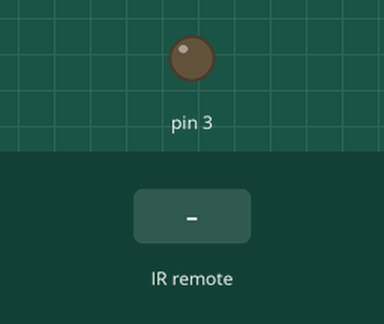
Bench run of a sketch on a simulated Arduino Uno, built with avr-gcc and run on an emulated ATmega328P. On the bench: output pins drawn as LEDs (lit = HIGH). The inputs (shaded band) are chosen by the test bench. What the sketch prints to the serial monitor is not drawn.

Above: at 1.2 s.
1.3 s: infrared code 0x175C75 received
Timing chart, 0 to 4.3 s (numbered marks = the images above; inputs shaded):
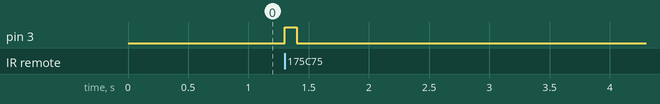

The sketch:

TesteIRreceiver.ino
```cpp
/*
 * TesteITreceiver - receives and decodes IR data, turning a LED on while receiving
 * An IR detector/demodulator must be connected to the input RECV_PIN.
 * July, 2015
 * Miguel Fonseca
 */

#include <IRremote.h>

int RECV_PIN = 11;
IRrecv irrecv(RECV_PIN);
decode_results results;

void setup()
{
  Serial.begin(9600);
  DDRD = DDRD | B00001000;
  irrecv.enableIRIn(); // Start the receiver
}

void loop() {
  if (irrecv.decode(&results)) {
    Serial.println(results.value,DEC);
    digitalWrite(3, HIGH);
    irrecv.resume(); // Receive the next value
  }
  delay(100);
  PORTD = B00000000;
}
```

morseaircraft.cpp
```cpp
/*
 * morseaircraft - Library to generate Morse code that identifies an aircraft's category.
 * Created by Miguel Saraiva Fonseca, December, 2015.
 * Released into the public domain.
 */

#include "Arduino.h"
#include "morseaircraft.h"

MorseAircraft::MorseAircraft(char type[])
{
	interval = 171; //define the period of each element of the morse code 171ms
	previousMillis = 0;
	if(type[0]=='U') //if aircraft is unmanned
	{
		switch(type[1]) //check type of aircraft to select correct Morse message which is converted to decimal to store in a 'long'
		{
			case 'A':
				message = 29813; //(0000000111010001110101 = UA)
				order = 21;
				number = 14;
				break;
			case 'B':
				message = 351349; //(00000001010101110001110101 = UB)
				order = 25;
				number = 15;
				break;
			case 'C':
				message = 1530997; //(0000000101110101110001110101 = UC)
				order = 27;
				number = 16;
				break;
			case 'D':
				message = 89205; //(000000010101110001110101 = UD)
				order = 23;
				number = 17;
				break;
			case 'E':
				message = 1141; //(000000010001110101 = UE)
				order = 17;
				number = 18;
				break;
			case 'H':
				message = 87157; //(000000010101010001110101 = UH)
				order = 23;
				number = 19;
				interval = 175; //special case, needs different interval
				break;
			case 'K':
				message = 482421; //(00000001110101110001110101 = UK)
				order = 25;
				number = 20;
				break;
			case 'L':
				message = 357493; //(00000001010111010001110101 = UL)
				order = 25;
				number = 21;
				break;
			case 'M':
				message = 121973; //(000000011101110001110101 = UM)
				order = 23;
				number = 22;
				break;
			case 'N':
				message = 23669; //(0000000101110001110101 = UN)
				order = 21;
				number = 23;
				break;
			case 'Q':
				message = 7724149; //(000000011101011101110001110101 = UQ)
				order = 29;
				number = 24;
				break;
			case 'R':
				message = 95349; //(000000010111010001110101 = UR)
				order = 23;
				number = 25;
				break;
			case 'S':
				message = 21621; //(0000000101010001110101 = US)
				order = 21;
				number = 26;
				break;
			case 'T':
				message = 7285; //(00000001110001110101 = UT)
				order = 19;
				number = 27;
				break;
		}
	}
	else //manned aircraft
	{
		switch(type[0])
		{
			case 'A':
				message = 29; //(000000011101 = A)
				order = 11;
				number = 0;
				break;
			case 'B':
				message = 343; //(0000000101010111 = B)
				order = 15;
				number = 1;
				break;
			case 'C':
				message = 1495; //(000000010111010111 = C)
				order = 17;
				number = 2;
				break;
			case 'D':
				message = 87; //(00000001010111 = D)
				order = 13;
				number = 3;
				break;
			case 'E':
				message = 1; //(00000001 = E)
				order = 7;
				number = 4;
				break;
			case 'H':
				message = 85; //(00000001010101 = H)
				order = 13;
				number = 5;
				break;
			case 'K':
				message = 471; //(0000000111010111 = K)
				order = 15;
				number = 6;
				break;
			case 'L':
				message = 349; //(0000000101011101 = L)
				order = 15;
				number = 7;
				break;
			case 'M':
				message = 119; //(00000001110111 = M)
				order = 13;
				number = 8;
				break;
			case 'N':
				message = 23; //(000000010111 = N)
				order = 11;
				number = 9;
				break;
			case 'Q':
				message = 7543; //(00000001110101110111 = Q)
				order = 19;
				number = 10;
				break;
			case 'R':
				message = 93; //(00000001011101 = R)
				order = 13;
				number = 11;
				break;
			case 'S':
				message = 21; //(000000010101 = S)
				order = 11;
				number = 12;
				break;
			case 'T':
				message = 7; //(0000000111 = T)
				order = 9;
				number = 13;
				interval = 150; //special case, needs different interval
				break;
		}
	}
}

void MorseAircraft::flash()
{
	unsigned long currentMillis = millis(); //save current time
	if (currentMillis - previousMillis >= interval) //check if interval as passed
	{
		digitalWrite(COLLISIONLED,bitRead(message,0)); //turn led on or off (depends on the bit)
		previousMillis = currentMillis;
		temp = message >> 1; //rotate bit 00001 -> 00000
		if (bitRead(message,0)) bitWrite(temp,order,1); //rotate bit: 00001 -> 10000
		message = temp;
//   	Serial.print("character: ");
//  	Serial.println(character, BIN);
	}
}
```

morseaircraft.h
```cpp
/*
 * morseaircraft - Library to generate Morse code that identifies an aircraft's category.
 * Created by Miguel Saraiva Fonseca, December, 2015.
 * Released into the public domain.
 */

#ifndef morseaircraft_h
#define morseaircraft_h

#include "Arduino.h"
#define COLLISIONLED 13
class MorseAircraft
{
  public:
    MorseAircraft(char type[]);
    void flash();
	int number;
  private:
    unsigned long message;
	unsigned long previousMillis;
	long interval;
	int order;
	long temp;
};

#endif
```

Measured:
- after the input at 1.3 s, pin 3: LOW → HIGH at once, → LOW 0.10 s later
